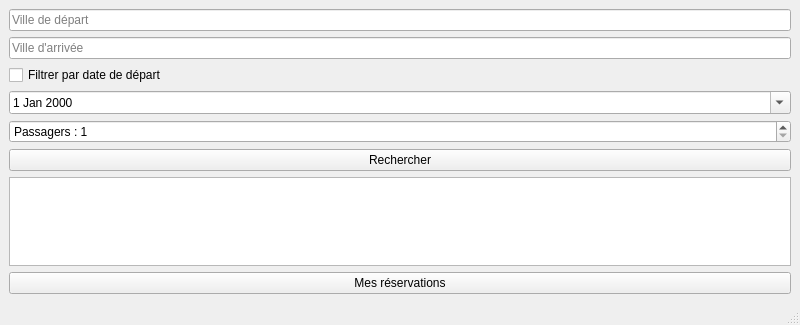
<?xml version="1.0" encoding="UTF-8"?>
<ui version="4.0">
 <class>MainWindow</class>
 <widget class="QMainWindow" name="MainWindow">
  <property name="geometry">
   <rect>
    <x>0</x>
    <y>0</y>
    <width>800</width>
    <height>325</height>
   </rect>
  </property>
  <property name="windowTitle">
   <string>MainWindow</string>
  </property>
  <widget class="QWidget" name="centralwidget">
   <layout class="QVBoxLayout" name="verticalLayout">
    <item>
     <widget class="QLineEdit" name="editDepart">
      <property name="placeholderText">
       <string>Ville de départ</string>
      </property>
     </widget>
    </item>
    <item>
     <widget class="QLineEdit" name="editArrivee">
      <property name="placeholderText">
       <string>Ville d'arrivée</string>
      </property>
     </widget>
    </item>
    <item>
     <widget class="QCheckBox" name="chkDate">
      <property name="text">
       <string>Filtrer par date de départ</string>
      </property>
     </widget>
    </item>
    <item>
     <widget class="QDateEdit" name="dateDepart">
      <property name="calendarPopup">
       <bool>true</bool>
      </property>
     </widget>
    </item>
    <item>
     <widget class="QSpinBox" name="spinPassagers">
      <property name="prefix">
       <string>Passagers : </string>
      </property>
      <property name="minimum">
       <number>1</number>
      </property>
     </widget>
    </item>
    <item>
     <widget class="QPushButton" name="btnRechercher">
      <property name="text">
       <string>Rechercher</string>
      </property>
     </widget>
    </item>
    <item>
     <widget class="QTableView" name="tableVols"/>
    </item>
    <item>
     <widget class="QPushButton" name="btnReservations">
      <property name="text">
       <string>Mes réservations</string>
      </property>
     </widget>
    </item>
   </layout>
  </widget>
  <widget class="QMenuBar" name="menubar">
   <property name="geometry">
    <rect>
     <x>0</x>
     <y>0</y>
     <width>800</width>
     <height>22</height>
    </rect>
   </property>
  </widget>
  <widget class="QStatusBar" name="statusbar"/>
 </widget>
 <resources/>
 <connections/>
</ui>
